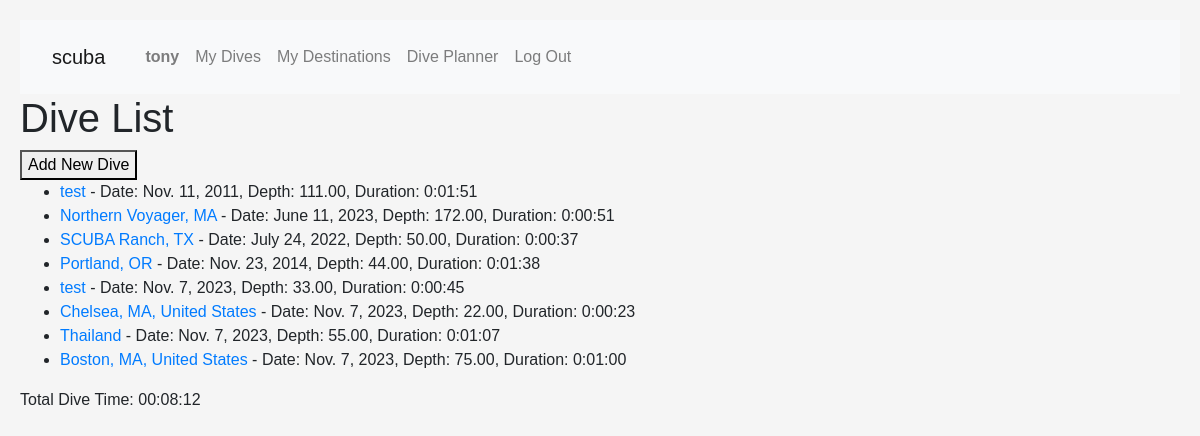
Before: /dives (signed in) with the older database file.
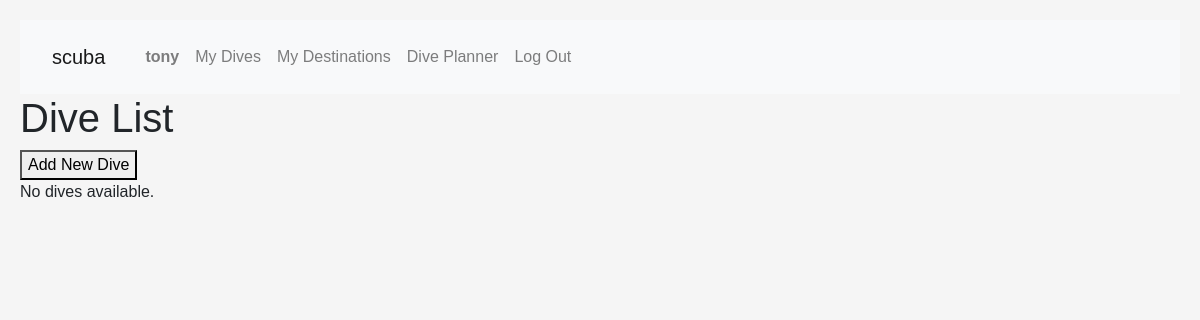
After: the same page with the newer database file.
### scuba/models.py (models this page shows)
class User(AbstractUser):
    pass

class Dive(models.Model):
    user = models.ForeignKey(
        User, blank=True, null=True, on_delete=models.CASCADE)
    location = models.CharField(max_length=100)
    date = models.DateField()
    depth = models.DecimalField(max_digits=5, decimal_places=2)
    duration = models.DurationField()
    notes = models.TextField(blank=True)

### scuba/views.py (the view)
# urls.py: path("dives", views.index, name="index"),
def index(request):
    dives = Dive.objects.filter(user=request.user).order_by("-pk")
    if request.method == 'POST':
        form = DiveForm(request.POST)
        if form.is_valid():
            dive = form.save(commit=False)
            dive.user = request.user
            dive.save()
            return redirect('index')
    else:
        form = DiveForm()
    return render(request, 'scuba/index.html', {
        'dives': dives,
        'form': form
    })

### scuba/templatetags/custom_filters.py (called while the page is built)
@register.filter
def total_dive_time(dives):
    total_time = sum(dive.duration.total_seconds() for dive in dives)
    hours, remainder = divmod(total_time, 3600)
    minutes, seconds = divmod(remainder, 60)
    return "{:02}:{:02}:{:02}".format(int(hours), int(minutes), int(seconds))

### scuba/templates/scuba/index.html (shortened to what this page needs)
{% extends "scuba/layout.html" %} {% block body %} {% load custom_filters %}
<h1>Dive List</h1>
<button id="toggleNewDiveForm">Add New Dive</button>
{% if dives %}
<ul>
  {% for dive in dives %}
  <li>
    <a href="{% url 'dive_detail' pk=dive.pk %}">{{ dive.location }}</a>
    - Date: {{ dive.date }}, Depth: {{ dive.depth }}, Duration: {{ dive.duration }}
  </li>
  {% endfor %}
</ul>
<p>Total Dive Time: {{ dives|total_dive_time }}</p>
{% else %}
<p>No dives available.</p>
{% endif %} {% endblock %}

### scuba/templates/scuba/layout.html (shortened to what this page needs)
{% load static %}
<!DOCTYPE html>
<html lang="en">
  <head>
    <link
      rel="stylesheet"
      href="https://stackpath.bootstrapcdn.com/bootstrap/4.4.1/css/bootstrap.min.css"
    />
    <link href="{% static 'scuba/styles.css' %}" rel="stylesheet" />
  </head>
  <body>
    <nav class="navbar navbar-expand-lg navbar-light bg-light">
      <a class="navbar-brand" href="#">scuba</a>
      <div>
        <ul class="navbar-nav mr-auto">
          {% if user.is_authenticated %}
          <li class="nav-item">
            <a class="nav-link" href="{% url 'diver_profile' %}"
              ><strong>{{ user.username }}</strong></a
            >
          </li>
          {% endif %} {% if user.is_authenticated %}
          <li class="nav-item">
            <a class="nav-link" href="{% url 'index' %}">My Dives</a>
          </li>
          <li class="nav-item">
            <a class="nav-link" href="{% url 'destination_list' %}"
              >My Destinations</a
            >
          </li>
          <li class="nav-item">
            <a class="nav-link" href="{% url 'dive_planner' %}">Dive Planner</a>
          </li>
          <li class="nav-item">
            <a class="nav-link" href="{% url 'logout' %}">Log Out</a>
          </li>
          {% endif %}
        </ul>
      </div>
    </nav>
    <div class="body">{% block body %} {% endblock %}</div>
  </body>
</html>

### scuba/static/scuba/styles.css (style rules this page uses)
body { font-family: Arial, sans-serif; margin: 0; padding: 20px; background-color: #f5f5f5; }
.navbar { background-color: #4caf50; overflow: hidden; }
.navbar a { float: left; display: block; color: white; text-align: center; padding: 14px 16px; text-decoration: none; }

Changed rows visible on the page:
removed Dive: location "test", date "Nov. 11, 2011", depth "111.00", duration "0:01:51", duration.duration "00:08:12"
removed Dive: location "Northern Voyager, MA", date "June 11, 2023", depth "172.00", duration "0:00:51"
removed Dive: location "SCUBA Ranch, TX", date "July 24, 2022", depth "50.00", duration "0:00:37"
removed Dive: location "Portland, OR", date "Nov. 23, 2014", depth "44.00", duration "0:01:38"
removed Dive: location "test", date "Nov. 7, 2023", depth "33.00", duration "0:00:45"
removed Dive: location "Chelsea, MA, United States", date "Nov. 7, 2023", depth "22.00", duration "0:00:23"
removed Dive: location "Thailand", date "Nov. 7, 2023", depth "55.00", duration "0:01:07"
removed Dive: location "Boston, MA, United States", date "Nov. 7, 2023", depth "75.00", duration "0:01:00"
Other visible differences:
text no longer shown: "Total Dive Time:"
text now shown: "No dives available."
